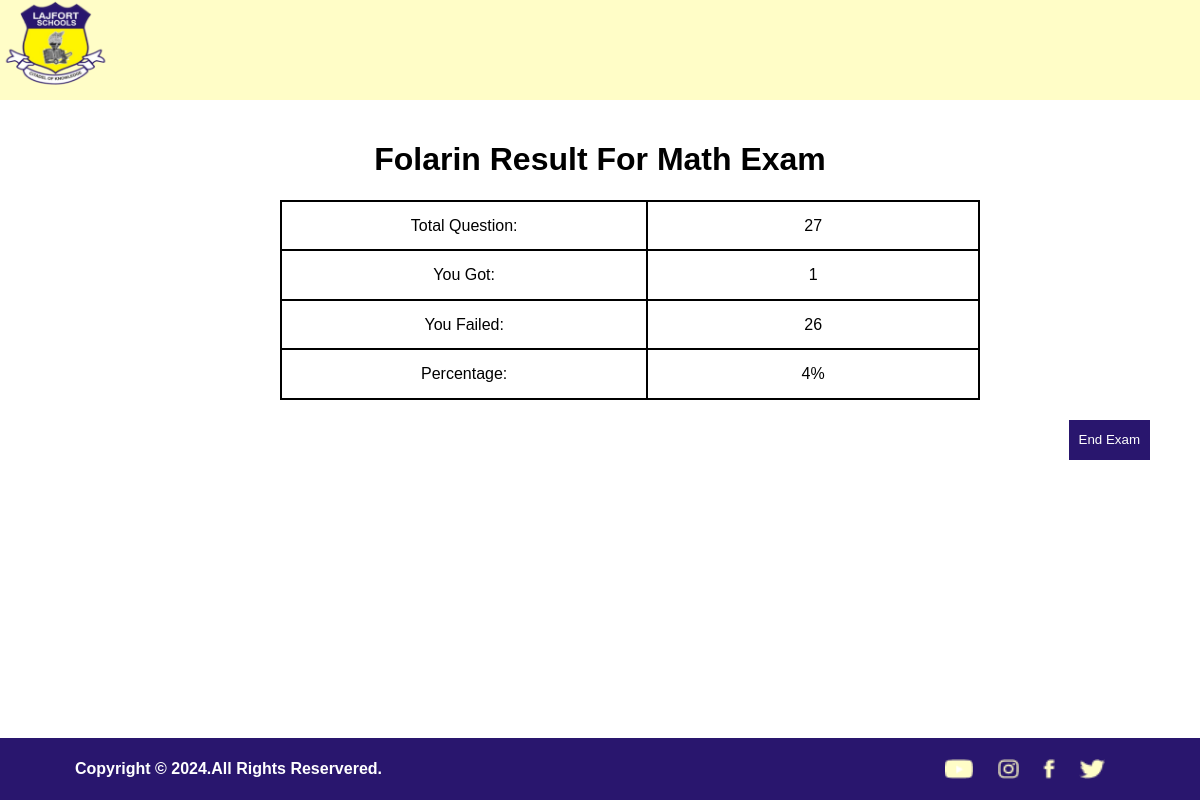
/preview/examination/result/1 (signed in), run on an earlier commit of the app's database.
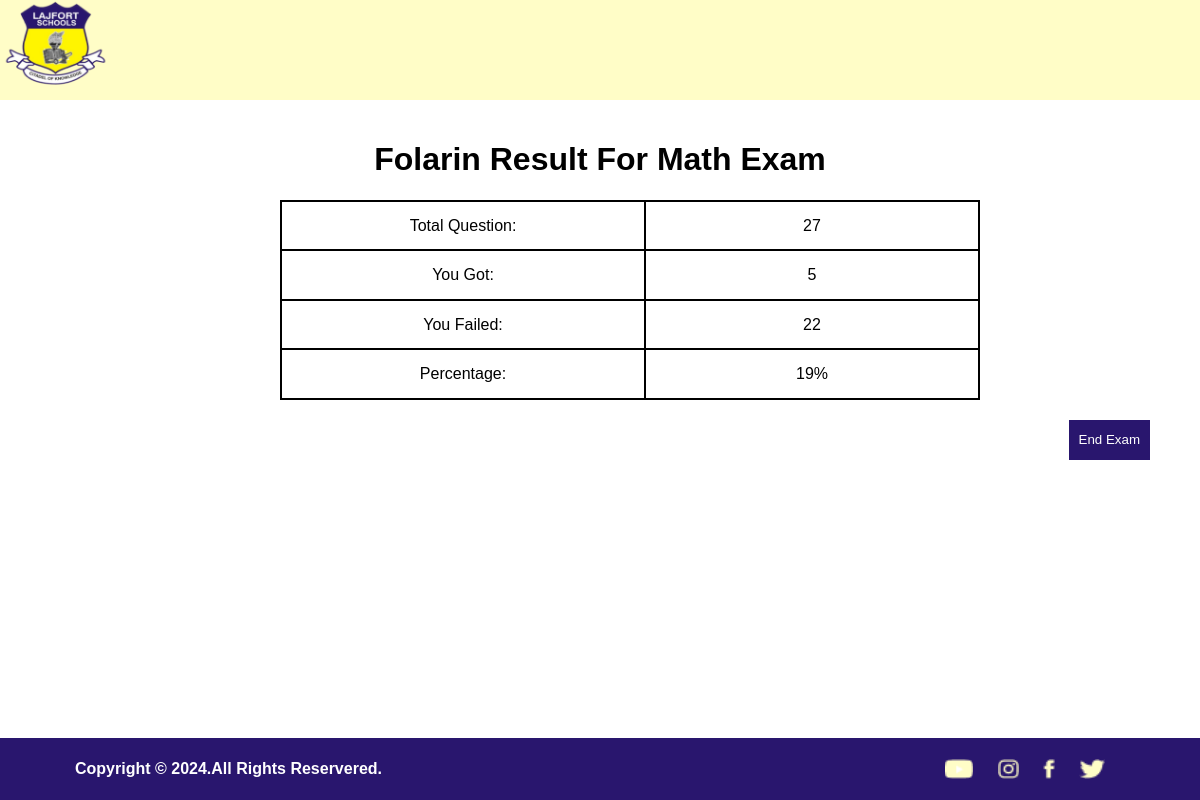
And on a later commit of the database.
### Examapp/models.py (models this page shows, shortened)
class Result(models.Model):
    student = models.ForeignKey(User,on_delete=models.CASCADE)
    exam = models.ForeignKey(Exam,on_delete=models.CASCADE)
    score = models.IntegerField(default=0)

### Examapp/views.py (the view)
# urls.py: path('preview/examination/result/<str:pk>', views.result, name='result'),
@login_required(login_url='login')
def result(request,pk):
    exam = Exam.objects.get(id=pk)
    result = Result.objects.filter(exam=exam,student=request.user).last()
    total_question = exam.total_question
    percentage = result.score/total_question * 100
    percent = math.ceil(percentage)
    you_failed = total_question - result.score
    return render(request, 'result.html',{'result':result,'percentage':percent,'total_question':total_question,'you_failed':you_failed,'exam':exam})

### Templates/result.html (shortened to what this page needs)
{% load static %}
<!DOCTYPE html>
<html lang="en">
<head>
    <link rel="stylesheet" href="{% static 'css/home.css' %}">
    <link rel="stylesheet" href="{% static 'css/result.css' %}">
</head>
<body>
    <header>
        <nav>
            <img class="laj-logo" src="{% static 'images/Lajfort-logo.png' %}" alt="">
        </nav>
    </header>
    <main id="res-main">
        <h1>{{request.user}} result for {{exam.title}}</h1>
        <table>
            <tr>
                <td>Total Question:</td>
                <td>{{total_question}}</td>
            </tr>
            <tr>
                <td>You Got:</td>
                <td>{{result.score}}</td>
            </tr>
            <tr>
                <td>You Failed:</td>
                <td>{{you_failed}}</td>
            </tr>
            <tr>
                <td>percentage:</td>
                <td>{{percentage}}%</td>
            </tr>
        </table>
        <div class="end">
            <a href="/"><input type="submit" class="end-exam" value="End Exam"></a>
        </div>
    </main>
    <footer>
        <div class="copyright">
            <h4>Copyright &copy; 2024.All rights reservered.</h4>
            <div>
                <img src="{% static 'images/Lajfort-foot-youtube.png' %}" class="social" alt="">
                <img src="{% static 'images/Lajfort-foot-instagram.png' %}" class="social" alt="">
                <img src="{% static 'images/Lajfort-foot-facebook.png' %}" class="social" alt="">
                <img src="{% static 'images/Lajfort-foot-twitter.png' %}" class="social" alt="">
            </div>
        </div>
    </footer>
</body>
</html>

What changed in the data, as far as the page shows it:
removed Result: score "1"
added Result: score "5"
Also different on the page:
{{ you_failed }}: "26" → "22"
{{ percentage }}: "4" → "19"
